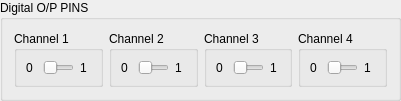
       <widget class="QGroupBox" name="DigitalOutPins_groupBox">
        <property name="geometry">
         <rect>
          <x>10</x>
          <y>14</y>
          <width>401</width>
          <height>91</height>
         </rect>
        </property>
        <property name="font">
         <font>
          <family>Segoe UI</family>
         </font>
        </property>
        <property name="title">
         <string>Digital O/P PINS</string>
        </property>
        <layout class="QHBoxLayout" name="horizontalLayout_10">
         <item>
          <widget class="QGroupBox" name="Channel1_groupBox">
           <property name="sizePolicy">
            <sizepolicy hsizetype="Fixed" vsizetype="Fixed">
             <horstretch>0</horstretch>
             <verstretch>0</verstretch>
            </sizepolicy>
           </property>
           <property name="maximumSize">
            <size>
             <width>91</width>
             <height>16777215</height>
            </size>
           </property>
           <property name="font">
            <font>
             <family>Segoe UI</family>
            </font>
           </property>
           <property name="title">
            <string>Channel 1</string>
           </property>
           <layout class="QHBoxLayout" name="horizontalLayout">
            <item>
             <widget class="QLabel" name="label_15">
              <property name="sizePolicy">
               <sizepolicy hsizetype="Preferred" vsizetype="Preferred">
                <horstretch>0</horstretch>
                <verstretch>0</verstretch>
               </sizepolicy>
              </property>
              <property name="font">
               <font>
                <family>Segoe UI</family>
               </font>
              </property>
              <property name="text">
               <string>0</string>
              </property>
             </widget>
            </item>
            <item>
             <widget class="QSlider" name="Channel1_horizontalSlider">
              <property name="enabled">
               <bool>true</bool>
              </property>
              <property name="sizePolicy">
               <sizepolicy hsizetype="Fixed" vsizetype="Fixed">
                <horstretch>0</horstretch>
                <verstretch>0</verstretch>
               </sizepolicy>
              </property>
              <property name="maximumSize">
               <size>
                <width>31</width>
                <height>16777215</height>
               </size>
              </property>
              <property name="styleSheet">
               <string notr="true">QSlider::groove:horizontal { 
	background-color:rgb(215,215,215) ;
	border: 0px solid #424242; 
	height: 10px; 
	border-radius: 5px;
}

QSlider::handle:horizontal { 
	background-color: #05B8CC; 
	border: 2px solid #05B8CC; 
	width: 16px; 
	height: 20px; 
	line-height: 20px; 
	margin-top: -5px; 
	margin-bottom: -5px; 
	border-radius: 10px; 
}



QSlider::handle:horizontal:hover { 
	border-radius: 10px;
}r</string>
              </property>
              <property name="maximum">
               <number>1</number>
              </property>
              <property name="value">
               <number>0</number>
              </property>
              <property name="tracking">
               <bool>true</bool>
              </property>
              <property name="orientation">
               <enum>Qt::Horizontal</enum>
              </property>
             </widget>
            </item>
            <item>
             <widget class="QLabel" name="label_16">
              <property name="sizePolicy">
               <sizepolicy hsizetype="Preferred" vsizetype="Preferred">
                <horstretch>0</horstretch>
                <verstretch>0</verstretch>
               </sizepolicy>
              </property>
              <property name="font">
               <font>
                <family>Segoe UI</family>
               </font>
              </property>
              <property name="text">
               <string>1</string>
              </property>
             </widget>
            </item>
           </layout>
          </widget>
         </item>
         <item>
          <widget class="QGroupBox" name="Channel2_groupBox">
           <property name="sizePolicy">
            <sizepolicy hsizetype="Fixed" vsizetype="Fixed">
             <horstretch>0</horstretch>
             <verstretch>0</verstretch>
            </sizepolicy>
           </property>
           <property name="maximumSize">
            <size>
             <width>91</width>
             <height>16777215</height>
            </size>
           </property>
           <property name="font">
            <font>
             <family>Segoe UI</family>
            </font>
           </property>
           <property name="title">
            <string>Channel 2</string>
           </property>
           <layout class="QHBoxLayout" name="horizontalLayout_2">
            <item>
             <widget class="QLabel" name="label_17">
              <property name="sizePolicy">
               <sizepolicy hsizetype="Preferred" vsizetype="Preferred">
                <horstretch>0</horstretch>
                <verstretch>0</verstretch>
               </sizepolicy>
              </property>
              <property name="font">
               <font>
                <family>Segoe UI</family>
               </font>
              </property>
              <property name="text">
               <string>0</string>
              </property>
             </widget>
            </item>
            <item>
             <widget class="QSlider" name="Channel2_horizontalSlider">
              <property name="enabled">
               <bool>true</bool>
              </property>
              <property name="sizePolicy">
               <sizepolicy hsizetype="Fixed" vsizetype="Fixed">
                <horstretch>0</horstretch>
                <verstretch>0</verstretch>
               </sizepolicy>
              </property>
              <property name="maximumSize">
               <size>
                <width>31</width>
                <height>16777215</height>
               </size>
              </property>
              <property name="styleSheet">
               <string notr="true">QSlider::groove:horizontal { 
	background-color:rgb(215,215,215) ;
	border: 0px solid #424242; 
	height: 10px; 
	border-radius: 5px;
}

QSlider::handle:horizontal { 
	background-color: #05B8CC; 
	border: 2px solid #05B8CC; 
	width: 16px; 
	height: 20px; 
	line-height: 20px; 
	margin-top: -5px; 
	margin-bottom: -5px; 
	border-radius: 10px; 
}



QSlider::handle:horizontal:hover { 
	border-radius: 10px;
}r</string>
              </property>
              <property name="maximum">
               <number>1</number>
              </property>
              <property name="orientation">
               <enum>Qt::Horizontal</enum>
              </property>
             </widget>
            </item>
            <item>
             <widget class="QLabel" name="label_18">
              <property name="sizePolicy">
               <sizepolicy hsizetype="Preferred" vsizetype="Preferred">
                <horstretch>0</horstretch>
                <verstretch>0</verstretch>
               </sizepolicy>
              </property>
              <property name="font">
               <font>
                <family>Segoe UI</family>
               </font>
              </property>
              <property name="text">
               <string>1</string>
              </property>
             </widget>
            </item>
           </layout>
          </widget>
         </item>
         <item>
          <widget class="QGroupBox" name="Channel3_groupBox">
           <property name="sizePolicy">
            <sizepolicy hsizetype="Fixed" vsizetype="Fixed">
             <horstretch>0</horstretch>
             <verstretch>0</verstretch>
            </sizepolicy>
           </property>
           <property name="maximumSize">
            <size>
             <width>91</width>
             <height>16777215</height>
            </size>
           </property>
           <property name="font">
            <font>
             <family>Segoe UI</family>
            </font>
           </property>
           <property name="title">
            <string>Channel 3</string>
           </property>
           <layout class="QHBoxLayout" name="horizontalLayout_3">
            <item>
             <widget class="QLabel" name="label_13">
              <property name="sizePolicy">
               <sizepolicy hsizetype="Preferred" vsizetype="Preferred">
                <horstretch>0</horstretch>
                <verstretch>0</verstretch>
               </sizepolicy>
              </property>
              <property name="font">
               <font>
                <family>Segoe UI</family>
               </font>
              </property>
              <property name="text">
               <string>0</string>
              </property>
             </widget>
            </item>
            <item>
             <widget class="QSlider" name="Channel3_horizontalSlider">
              <property name="enabled">
               <bool>true</bool>
              </property>
              <property name="sizePolicy">
               <sizepolicy hsizetype="Fixed" vsizetype="Fixed">
                <horstretch>0</horstretch>
                <verstretch>0</verstretch>
               </sizepolicy>
              </property>
              <property name="maximumSize">
               <size>
                <width>31</width>
                <height>16777215</height>
               </size>
              </property>
              <property name="styleSheet">
               <string notr="true">QSlider::groove:horizontal { 
	background-color:rgb(215,215,215) ;
	border: 0px solid #424242; 
	height: 10px; 
	border-radius: 5px;
}

QSlider::handle:horizontal { 
	background-color: #05B8CC; 
	border: 2px solid #05B8CC; 
	width: 16px; 
	height: 20px; 
	line-height: 20px; 
	margin-top: -5px; 
	margin-bottom: -5px; 
	border-radius: 10px; 
}



QSlider::handle:horizontal:hover { 
	border-radius: 10px;
}r</string>
              </property>
              <property name="maximum">
               <number>1</number>
              </property>
              <property name="orientation">
               <enum>Qt::Horizontal</enum>
              </property>
             </widget>
            </item>
            <item>
             <widget class="QLabel" name="label_14">
              <property name="sizePolicy">
               <sizepolicy hsizetype="Preferred" vsizetype="Preferred">
                <horstretch>0</horstretch>
                <verstretch>0</verstretch>
               </sizepolicy>
              </property>
              <property name="font">
               <font>
                <family>Segoe UI</family>
               </font>
              </property>
              <property name="text">
               <string>1</string>
              </property>
             </widget>
            </item>
           </layout>
          </widget>
         </item>
         <item>
          <widget class="QGroupBox" name="Channel4_groupBox">
           <property name="sizePolicy">
            <sizepolicy hsizetype="Fixed" vsizetype="Fixed">
             <horstretch>0</horstretch>
             <verstretch>0</verstretch>
            </sizepolicy>
           </property>
           <property name="maximumSize">
            <size>
             <width>91</width>
             <height>16777215</height>
            </size>
           </property>
           <property name="font">
            <font>
             <family>Segoe UI</family>
            </font>
           </property>
           <property name="title">
            <string>Channel 4</string>
           </property>
           <layout class="QHBoxLayout" name="horizontalLayout_4">
            <item>
             <widget class="QLabel" name="label_19">
              <property name="sizePolicy">
               <sizepolicy hsizetype="Preferred" vsizetype="Preferred">
                <horstretch>0</horstretch>
                <verstretch>0</verstretch>
               </sizepolicy>
              </property>
              <property name="font">
               <font>
                <family>Segoe UI</family>
               </font>
              </property>
              <property name="text">
               <string>0</string>
              </property>
             </widget>
            </item>
            <item>
             <widget class="QSlider" name="Channel4_horizontalSlider">
              <property name="enabled">
               <bool>true</bool>
              </property>
              <property name="sizePolicy">
               <sizepolicy hsizetype="Fixed" vsizetype="Fixed">
                <horstretch>0</horstretch>
                <verstretch>0</verstretch>
               </sizepolicy>
              </property>
              <property name="maximumSize">
               <size>
                <width>31</width>
                <height>16777215</height>
               </size>
              </property>
              <property name="styleSheet">
               <string notr="true">QSlider::groove:horizontal { 
	background-color:rgb(215,215,215) ;
	border: 0px solid #424242; 
	height: 10px; 
	border-radius: 5px;
}

QSlider::handle:horizontal { 
	background-color: #05B8CC; 
	border: 2px solid #05B8CC; 
	width: 16px; 
	height: 20px; 
	line-height: 20px; 
	margin-top: -5px; 
	margin-bottom: -5px; 
	border-radius: 10px; 
}



QSlider::handle:horizontal:hover { 
	border-radius: 10px;
}r</string>
              </property>
              <property name="maximum">
               <number>1</number>
              </property>
              <property name="orientation">
               <enum>Qt::Horizontal</enum>
              </property>
             </widget>
            </item>
            <item>
             <widget class="QLabel" name="label_20">
              <property name="sizePolicy">
               <sizepolicy hsizetype="Preferred" vsizetype="Preferred">
                <horstretch>0</horstretch>
                <verstretch>0</verstretch>
               </sizepolicy>
              </property>
              <property name="font">
               <font>
                <family>Segoe UI</family>
               </font>
              </property>
              <property name="text">
               <string>1</string>
              </property>
             </widget>
            </item>
           </layout>
          </widget>
         </item>
        </layout>
       </widget>
